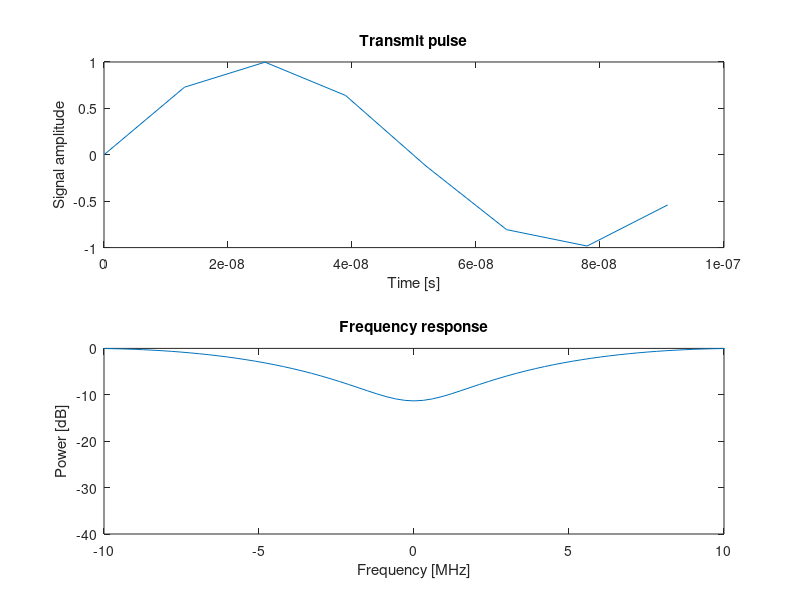
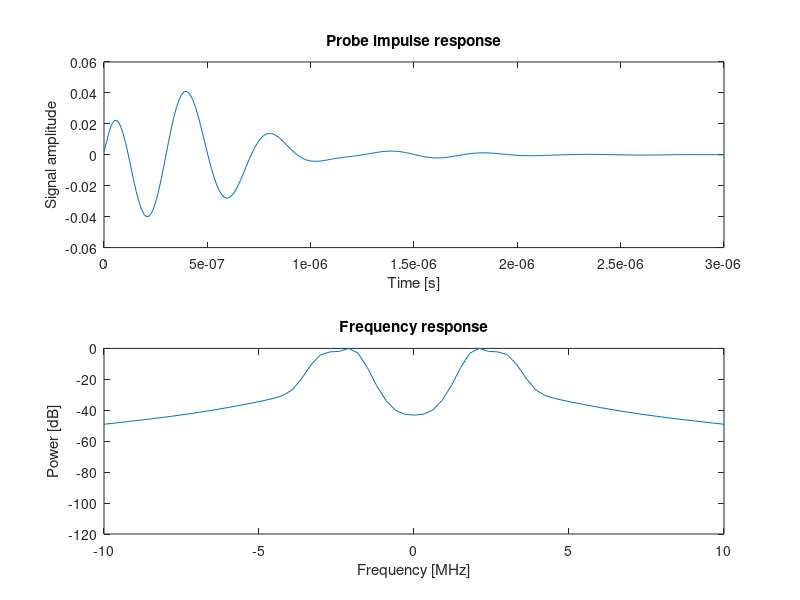
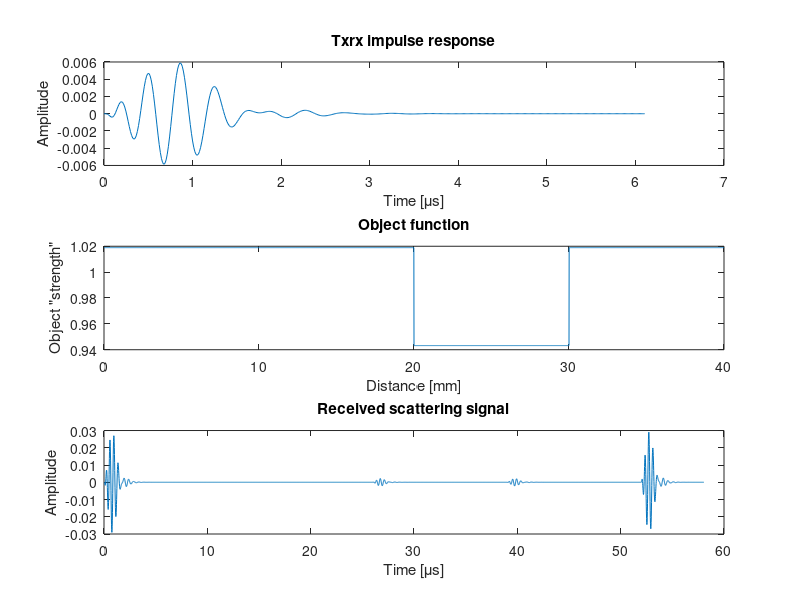
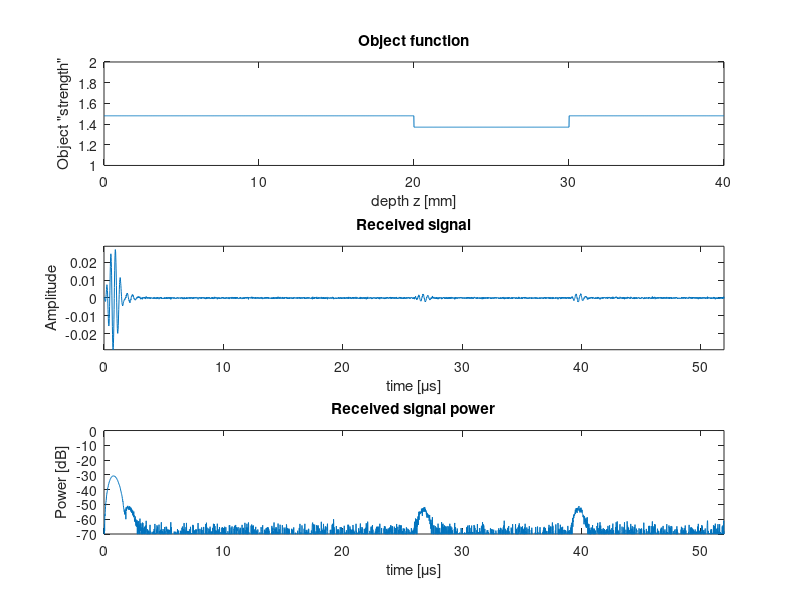

The MATLAB script that drew these images, in order:
%% Pulse echo 1D imaging - simulation
% Prerequisite for exercise 3 in MEDT4165 
% Simulate received signal from an 1 D object defined by variation in acoustic impedance
% Calculates the total pulse echo response h = pel x hxd x hd x hxd ; where
% "x" means convolution
% Original version: 19.01.02  Hans Torp
% Updated:          27.01.03  HT
%                   10.12.09  Sten Roar Snare
%                   21.01.17  JA

clear all; clc;

%% physical constants
c=1540;  %speed of sound

zmax=0.04; %max simulation depth
dz=10e-6; %depth increment
z=0:dz:zmax; %depth axis
z=z';%make z into a vector

t=2/c*z; %depth converted to time axis
dt=t(2)-t(1);
fs=1/dt; %sampling freq. 
tmax=t(end);

Nfft=256; %Number of points for frequency analysis
faxis = linspace(-0.5, 0.5-1/Nfft, Nfft)*fs;

Zw=1.48; % [kg/m^2/s] acoustic impedance of water
Zf=1.37; % [kg/m^2/s] acoustic impedance of human fat tissue
Zair=0.0004; % [kg/m^2/s] acoustic impedance of air
Zbone=5.5;  % [kg/m^2/s] acoustic impedance of bone


%% pulse parameters
%f0 = 2.5e6;    % pulse center frequency
%N_p = 4.0;     % number of pulse periods

f0 = 10e6;    % pulse center frequency
N_p = 1;     % number of pulse periods

Tp=N_p/f0;
lambda=c/f0;

%% transducer impulse response parameters
fc=2.5e6; %center frequency of transducer
B=1.2e6; % bandwidth of transducer


%% medium definition

z1=0.02;
z2=0.03;

inds = 1+round(z1/dz):1+round(z2/dz);

%%% Setup 1:
% Object defined by acoustic impedance Z as a function of depth. Example:
% Object 1: water/fat interface at depth z1
%           fat/water interface at depth z2
Z1=Zw;
Z2=Zf;
Z=ones(size(z))*Z1;
Z(inds)=Z2;

%%% Setup 2: muscular tissue (very simplified)
% Z=ones(size(z))*Zw;
% Z(inds) = 1.66+0.02*sin(2*pi*z(inds)/0.385e-3);

%%% Setup 3: Liver (simplified)
% Z=ones(size(z))*Zw;
% inds = 1+round(z1/dz):1+round(z2/dz);
% Z(inds)=1.66+0.16*randn(size( inds) );

%% generate and plot transmitted pulse

tp=0:1/fs:Tp;tp=tp';
pel=sin(2*pi*f0*tp);% Electrical transmit pulse
pel_power = abs( fftshift( fft( pel.*hamming( length(pel) ), Nfft) ) ).^2; %windowed fft

figure(1);clf;
subplot(2,1,1), plot(tp,pel);
title('Transmit pulse');xlabel('Time [s]');ylabel('Signal amplitude');
subplot(2,1,2), plot(faxis/1e6, 10*log10(pel_power/max( pel_power(:) ) ) );
xlim([-10 10]);
title('Frequency response');xlabel('Frequency [MHz]');ylabel('Power [dB]');



%% generate and plot transducer impulse response

[bxd,axd]=butter(2,2*[fc-B/2,fc+B/2]/fs);%butterworth bandpass filter

txd=0:dt:3e-6;txd=txd'; %time axis for impulse
impulse=zeros(size(txd));impulse(1)=1; %create impulse

hxd=filter(bxd,axd,impulse); %calculate probe impulse response
hxd_power = abs( fftshift( fft( hxd.*hamming( length(hxd) ), Nfft) ) ).^2; %windowed fft

figure(2);clf;
subplot(2,1,1), plot(txd,hxd);
title('Probe impulse response');xlabel('Time [s]');ylabel('Signal amplitude');
subplot(2,1,2), plot(faxis/1e6, 10*log10(hxd_power/max( hxd_power(:) ) ) );
xlim([-10 10]);
title('Frequency response');xlabel('Frequency [MHz]');ylabel('Power [dB]');


%% calculate the txrx impulse response, including scattering

pAc=conv(pel,hxd);% transmitted acoustical pulse
hd = 0.5*[-1;1];  % differentiation operator to account for scattering
h=conv(pAc,hd);   % differentiation of Ac. impedance
h=conv(h,hxd);    % transducer receiver response = transmit response hxd 

figure(3);clf;
subplot(3,1,1);
t_h = dt*(0:(length(h)-1));
plot(t_h*1e6,h);
title('Txrx impulse response');xlabel('Time [\mus]');ylabel('Amplitude');

%% simulate 1D objects using the txrx impulse response

obj=Z/mean(Z);% 1D object function for the pulse echo system

s=conv(h,obj);%received signal

%Plot results
figure(3);%Make sure figure 3 is active
subplot(3,1,2);
plot(1000*z,obj);
title('Object function');xlabel('Distance [mm]');ylabel('Object "strength"');
subplot(3,1,3);
t_s = dt*(0:length(s)-1);
plot(t_s*1e6,s);
title('Received scattering signal');xlabel('Time [\mus]');ylabel('Amplitude');

%% Add noise and present final results
s=s(1:end-length(h)+1); %Remove time samples corresponding to system txrx response 
an=0.25e-3; %noise amplitude
sn=an*randn(size(s));%Gaussian white noise
s=s+sn;%add thermal noise

figure(4);clf;
subplot(3,1,1);
plot(1000*z,Z);
axis([0 40 1 2])
xlabel('depth z [mm]');ylabel('Object "strength"');title('Object function');

smax=max(abs(s));
subplot(3,1,2);
plot(1e6*t,s);
xlabel('time [\mus]');ylabel('Amplitude');title('Received signal');
axis([1e6*t(1),1e6*t(end),-smax,smax]);

amp=abs(hilbert(s));%amplitude of echo signal s
logamp=20*log10(amp);
subplot(3,1,3);
plot(1e6*t,logamp);
axis([1e6*t(1),1e6*t(end),-70,0]);
xlabel('time [\mus]');ylabel('Power [dB]');title('Received signal power');

